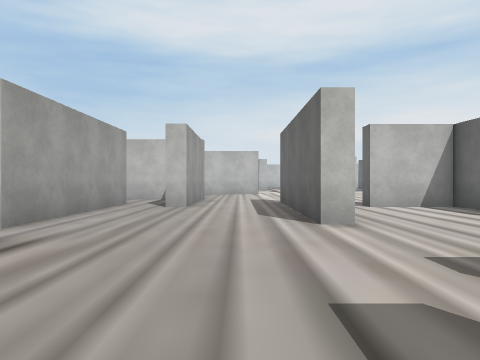
view 1 (above)

24 first-person views from a walk through a scene from a Unity 3-D project. The camera is 1.3 m above the floor, looks level and sees 70° across. The floor is counted in squares, 2 m on a side. Each view is taken from the middle of a square. On the plan, view 1 faces up. The plan holds only what a view shows up to about 10 squares ahead; the rest is blank. The place goes on beyond the plan. Some surface patterns are stand-ins.

view 2
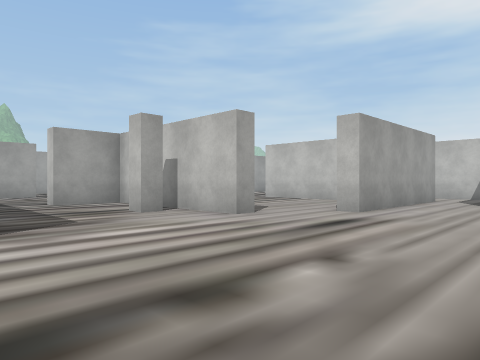

view 3
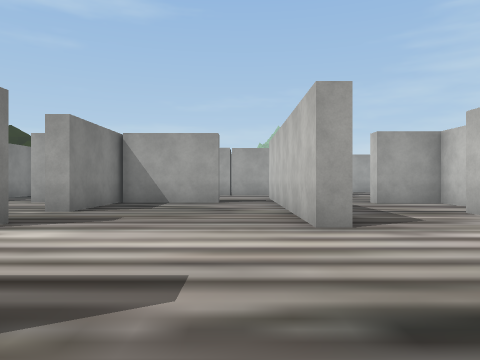

view 4
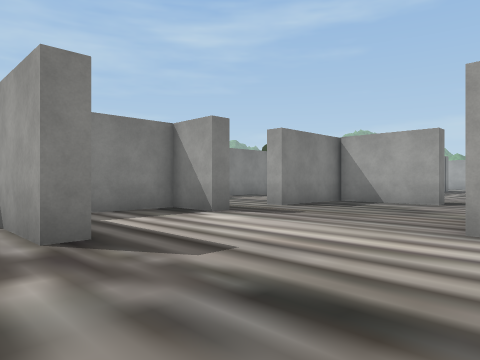

view 5
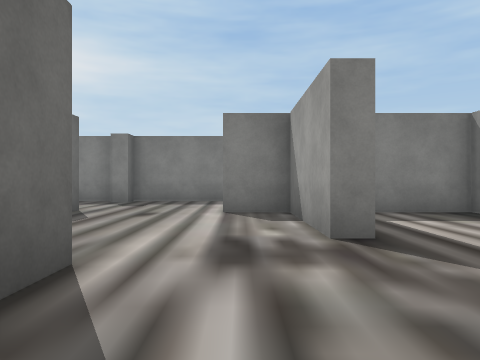

view 6
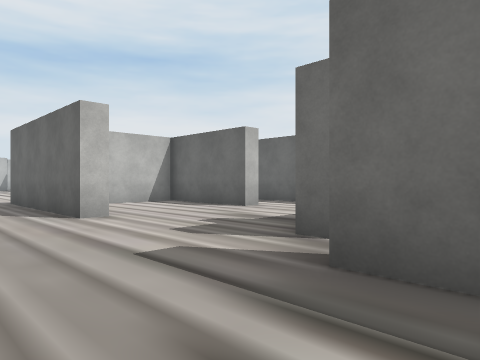

view 7
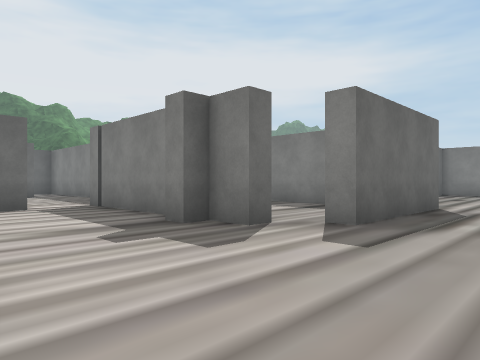

view 8
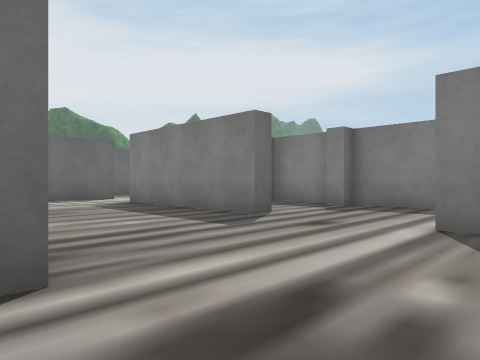

view 9
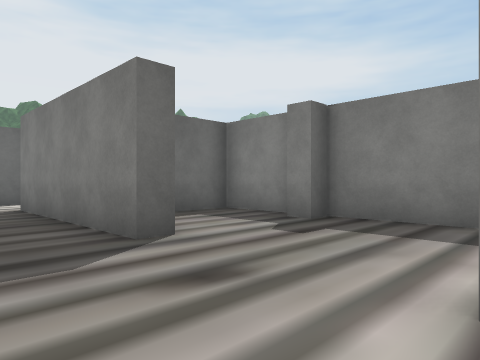

view 10
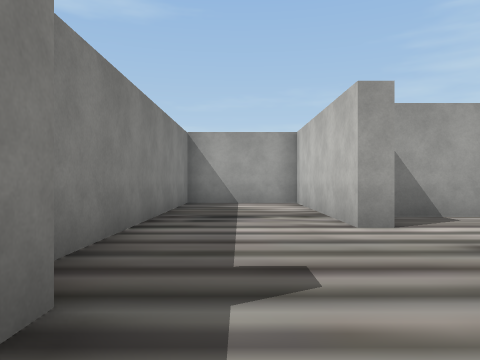

view 11
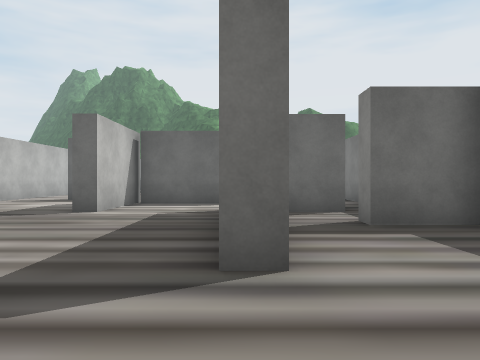

view 12
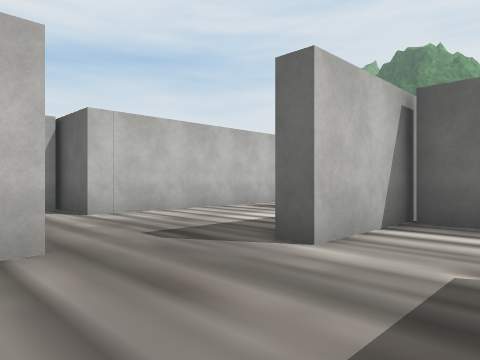

view 13
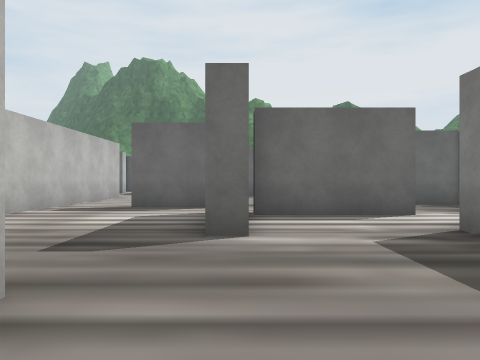

view 14
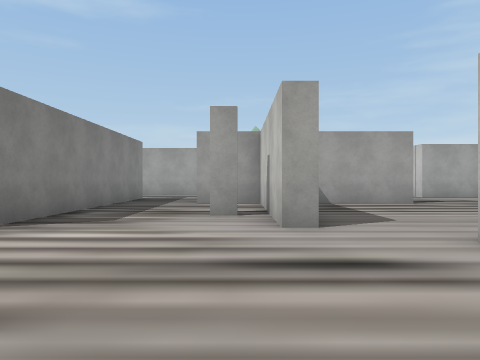

view 15
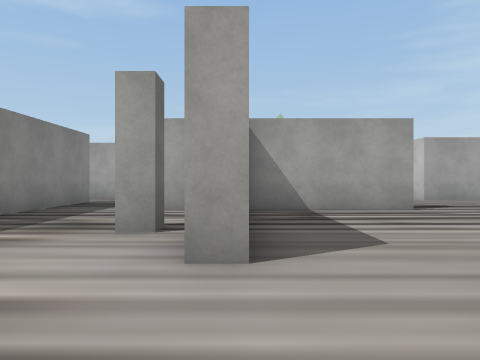

view 16
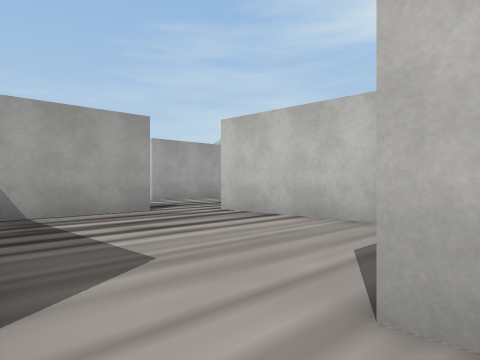

view 17
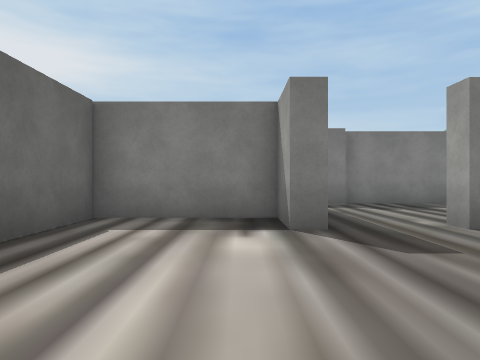

view 18
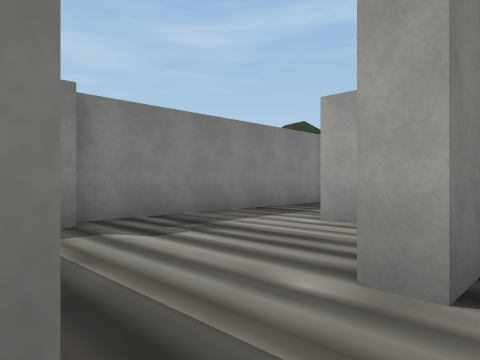

view 19
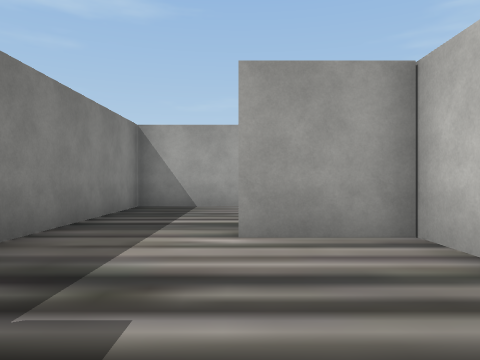

view 20
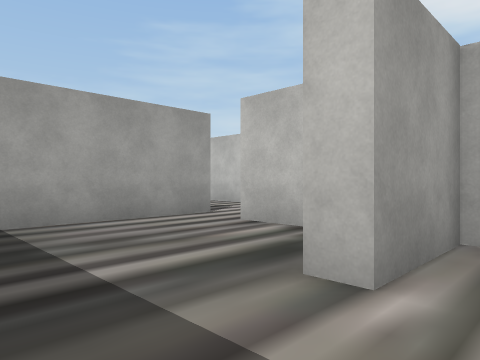

view 21
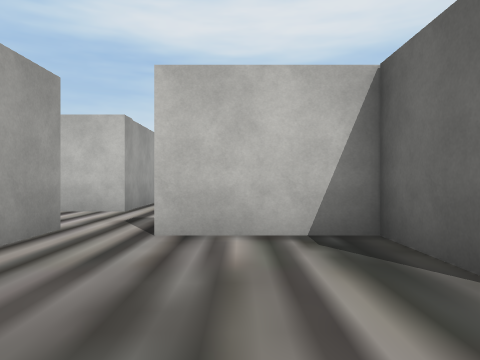

view 22
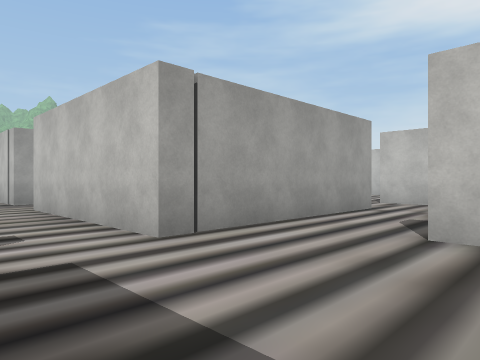

view 23
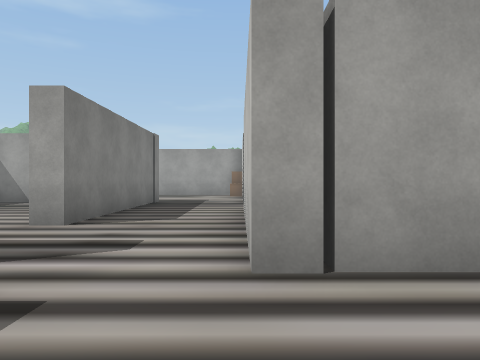

view 24
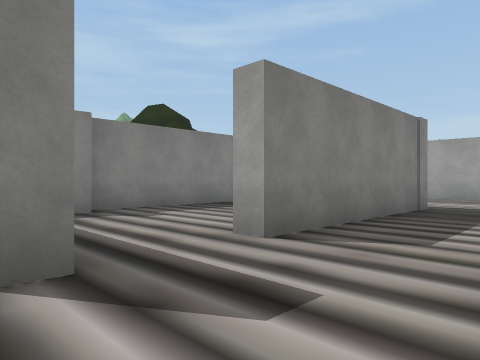

### Floor plan
Ten units are one square. View 1 is at (0, 0); x grows to the right and y downward. Boxes are objects, and circles mark ways between rooms. Rooms are numbered by the first view taken in them; rooms with no view inside come last. Other rooms are left out.
<svg viewBox="-230 -93 360 213">
<path fill="none" stroke="#000" d="M-47 -26 -95 -26 -95 -9 -100 -9M24 -9 24 -14 32 -14 32 -19 38 -19M-16 48 -10 48M13 38 13 -3 19 -3M18 -50 13 -50 13 -75M45 -14 80 -14M-52 65 -47 65 -47 79 -15 79 -15 55M-32 -74 -32 -45M-105 15 -47 15 -47 20 -99 20M52 -50 52 -81 32 -81 32 -88M-104 36 -99 36 -99 65 -70 65 -70 70M75 -30 75 -35M34 84 34 79 85 79M40 115 59 115 59 99 65 99M-10 48 -10 79 3 79 3 84 -47 84 -47 115 32 115 32 109 38 109M60 37 55 37M80 51 80 45M-69 109 -62 109M-104 115 -69 115M-89 70 -99 70 -99 90 -104 90M-144 75 -144 115 -104 115M-104 88 -104 70 -130 70M-149 65 -144 65 -144 75M-144 24 -144 39 -154 39M-116 20 -122 20M39 32 50 32M121 42 121 24M125 5 75 5 75 -12M-47 -31 -47 -26M-32 -45 -38 -45M-51 -81 -88 -81M-95 -55 -95 -31M-219 100 -219 110M-208 115 -169 115M-144 -18 -144 24M-120 15 -105 15M-213 39 -225 39M-225 65 -169 65 -169 71M-154 39 -194 39M104 84 104 52M110 51 80 51M80 102 80 90"/>
<circle cx="0" cy="45" r="3" fill="#2a7"/>
<circle cx="-65" cy="70" r="3" fill="#2a7"/>
<circle cx="-100" cy="30" r="3" fill="#2a7"/>
<circle cx="20" cy="0" r="3" fill="#2a7"/>
<circle cx="-40" cy="-35" r="3" fill="#2a7"/>
<circle cx="-100" cy="5" r="3" fill="#2a7"/>
<circle cx="65" cy="35" r="3" fill="#2a7"/>
<circle cx="80" cy="65" r="3" fill="#2a7"/>
<circle cx="60" cy="90" r="3" fill="#2a7"/>
<circle cx="-100" cy="105" r="3" fill="#2a7"/>
<circle cx="-140" cy="70" r="3" fill="#2a7"/>
<circle cx="-135" cy="20" r="3" fill="#2a7"/>
<circle cx="-150" cy="55" r="3" fill="#2a7"/>
<circle cx="-160" cy="70" r="3" fill="#2a7"/>
<text x="-20" y="0">1</text>
<text x="20" y="80">2</text>
<text x="-80" y="100">3</text>
<text x="-130" y="90">4</text>
<text x="-130" y="50">5</text>
<text x="70" y="20">6</text>
<text x="-60" y="-50">7</text>
<text x="-190" y="90">8</text>
<text x="-130" y="-10">9</text>
<text x="-190" y="60">10</text>
<text x="90" y="70">11</text>
<text x="70" y="90">12</text>
</svg>
Room 1 opens to room 2. Room 1 opens to room 3. Room 1 opens to room 5. Room 1 opens to room 6. Room 1 opens to room 7. Room 1 opens to room 9. Room 2 opens to room 6. Room 2 opens to room 11. Room 2 opens to room 12. Room 3 opens to room 4. Room 4 opens to room 5. Room 5 opens to room 9. Room 5 opens to room 10. Room 8 opens to room 10.

Where each view was taken, in squares from view 1:
view 1: 0 up, 0 right, facing up
view 2: 2 down, 0 right, facing up-left
view 3: 3 down, 0 right, facing left
view 4: 1 down, 0 right, facing down-left
view 5: 1 down, 0 right, facing down
view 6: 1 down, 1 left, facing up-right
view 7: 5 up, 1 left, facing down-right
view 8: 3 down, 1 left, facing down-right
view 9: 6 down, 0 right, facing down-right
view 10: 10 down, 5 right, facing left
view 11: 8 down, 1 right, facing right
view 12: 7 down, 5 right, facing up-right
view 13: 5 down, 4 right, facing right
view 14: 2 up, 0 right, facing left
view 15: 3 up, 2 left, facing left
view 16: 3 up, 3 left, facing up-left
view 17: 2 down, 4 left, facing down
view 18: 6 down, 5 left, facing down-left
view 19: 9 down, 6 left, facing left
view 20: 11 down, 9 left, facing up-left
view 21: 11 down, 12 left, facing up
view 22: 6 down, 11 left, facing up-left
view 23: 4 down, 12 left, facing left
view 24: 4 down, 14 left, facing down-left
